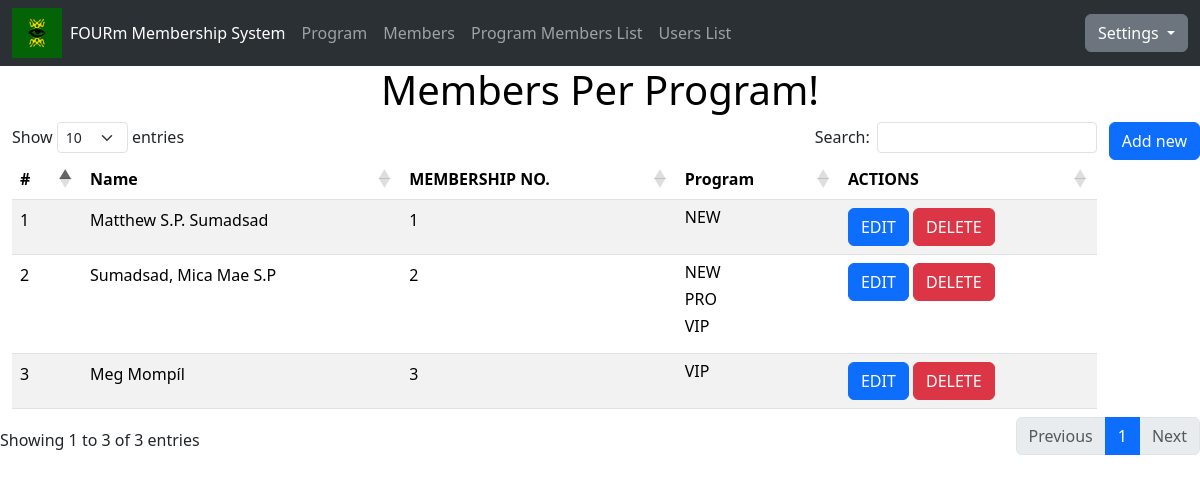
The page /programmemberslist/ on the database its author committed.
### webapp/models.py (models this page shows, shortened)
class Member(models.Model):
    member_full_name = models.CharField(max_length=50, null=True)
    age = models.IntegerField(null=True)
    phone = models.IntegerField(blank=True)
    email = models.EmailField(blank=True)
    membership_number = models.AutoField(primary_key=True)
    date_created = models.DateTimeField(auto_now_add=True)
    program = models.ManyToManyField(Program)

class Program(models.Model):
    program = models.CharField(max_length=50, null=True)
    description = models.CharField(max_length=50, null=True)
    started_date = models.DateField(null=True)

### webapp/views.py (the view)
def programmemberslist(request):
   members = Member.objects.all()
   context = {
        'members' : members,
    }
   return render(request,  'pages/programmemberslist.html', context)

### webapp/templates/pages/programmemberslist.html (shortened to what this page needs)
{% extends 'pages/index.html' %}
{% load static %}
{% block content %}
<html>
    <head>
    <center>
        <h1>Members Per Program!</h1>
        </center>
    </head>
    <body>
        <a href="{% url 'create_member' %}" class="btn btn-primary" style="float: right">Add new</a>
        <table id="example" class="table table-striped" style="width:100%">
            <thead>
                <tr>
                    <th>#</th>
                    <th>Name</th>
                    <th>MEMBERSHIP NO.</th>
                    <th>Program</th>
                    <th class="float-right">ACTIONS</th>
                </tr>
            </thead>
            <tbody>
                {% for member in members %}
                <tr>
                    <td>{{ member.membership_number }}</td>
                    <td>{{ member.member_full_name }}</td>
                    <td>{{ member.membership_number }}</td>
                    <td>
                        {% for program in member.program.all %}
                        <h6>{{program.program}}</h6>
                        {% endfor %}
                    </td>
                    <td class="float-right">
                        <a href="{% url 'edit_member' member.membership_number %}" class="btn btn-primary badge-pill"> EDIT </a>
                        <a href="{% url 'delete_member' member.membership_number %}" class="btn btn-danger badge-pill"> DELETE </a>
                    </td>
                </tr>
                {% endfor %}
            </tbody>
        </table>
    </body>
</html>
{% endblock %}

### webapp/templates/pages/index.html (shortened to what this page needs)
{% load static %}
<!DOCTYPE html>
<html lang="en">
<head>
    <link href="https://cdn.jsdelivr.net/npm/bootstrap@5.3.2/dist/css/bootstrap.min.css" rel="stylesheet">
    <link rel="stylesheet" type="text/css" href="{% static '/css/style.css' %}">
    <link rel="stylesheet" href="https://cdn.datatables.net/1.13.7/css/dataTables.bootstrap5.min.css">
</head>
<body>
{% include 'pages/navbar.html' %}
{% block content %}{% endblock %}
</body>
</html>

### webapp/templates/pages/navbar.html (shortened to what this page needs)
{% load static %}
{% block content %}
<nav class="navbar sticky-top navbar-expand-lg bg-body-tertiary" data-bs-theme="dark">
    <div class="container-fluid">
        <image alt="logo" width-"50" height="50" class"d-inline-block align-text-top" src="{% static 'media/iconpng.png'%}"><image>
      <div class="collapse navbar-collapse" id="navbarText">
        <ul class="navbar-nav me-auto mb-2 mb-lg-0">
          <li class="nav-item">
            <a class="nav-link active" aria-current="page" href="{% url 'home_page'%}">FOURm Membership System</a>
          </li>
          <li class="nav-item">
            <a class="nav-link" href="{% url 'program_page'%}">Program</a>
          </li>
          <li class="nav-item">
            <a class="nav-link" href="{% url 'member_page'%}">Members</a>
          </li>
          <li class="nav-item">
            <a class="nav-link" href="{% url 'programmemberslist_page'%}">Program Members List</a>
            <li class="nav-item">
              <a class="nav-link" href="{% url 'userslist_page'%}">Users List</a>
            </li>
          </li>
        </ul>
        <div class="btn-group">
          <button class="btn btn-secondary dropdown-toggle" type="button" data-bs-toggle="dropdown" data-bs-auto-close="true" aria-expanded="false">
            Settings
          </button>
        </div>
      </div>
    </div>
  </nav>
  {% endblock %}

### webapp/templates/pages/footer.html
{% load static %}

### webapp/static/css/style.css (style rules this page uses)
h1 { color:black }
html { height: 100%; }
body { flex-direction: column; }

### rows shown on the page
Member: membership_number "1", member_full_name "Matthew S.P. Sumadsad"
Program: program "NEW"
Member: membership_number "2", member_full_name "Sumadsad, Mica Mae S.P"
Program: program "PRO"
Program: program "VIP"
Member: membership_number "3", member_full_name "Meg Mompíl"
